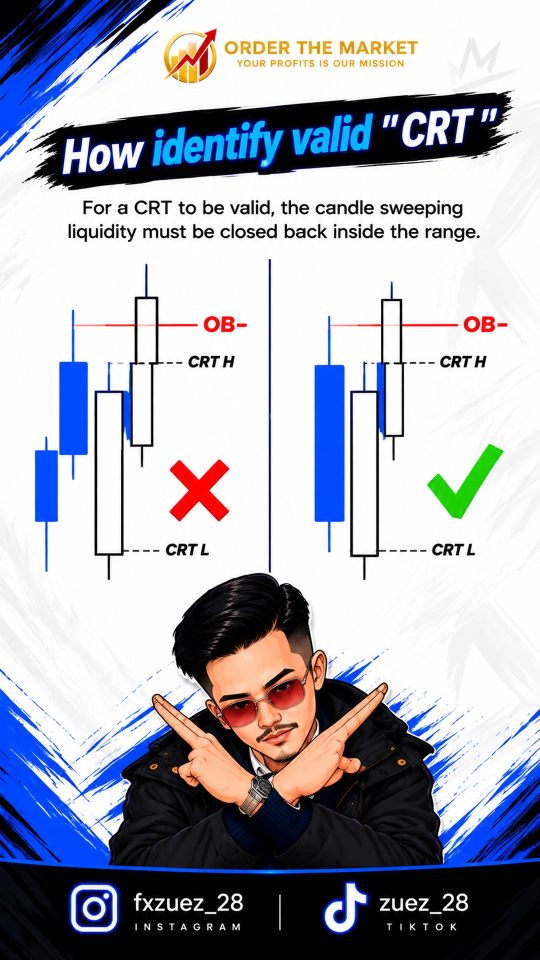
#> input picture otm-crt-video/assets/slides/s3_valid.jpg, 1080 x 1920 px, given in place of s1_cover.jpg, which was not available (shown at 1/2 size); the run also reads 1 picture not shown here
$ python gen.py
#> lines starting #> are read from the running program, lines starting #| are printed output that depends on the picture; after the words box and inside, x2 and y2 are one past the last pixel; in counts of white or black regions, pixels touching at a corner belong together; pictures that were not available may be replaced by others from this repository, and a replacement may not be noted
"""Builds the OTM CRT film: cuts each slide into animated layers, writes the scene compositions and index.html,
and writes the sound cue list (work/cues.json) that mix.py turns into assets/audio/sfx.wav.

Run from anywhere: python3 work/gen.py  (paths are relative to this file's project root)
"""
import json, math, os
import numpy as np
import cv2
from PIL import Image

ROOT = os.path.dirname(os.path.dirname(os.path.abspath(__file__)))
W, H = 1080, 1920
BLUE = "#1f5cff"

# --- the film ---------------------------------------------------------------------------------------------------
# layer: (name, kind, rects, start)   kinds: slam wipe wipeslow grow stamp rise pop
# rects are (x0, y0, x1, y1) in 1080x1920; a later layer owns the pixels it shares with an earlier one.
SCENES = [
    dict(id="s1", slide="s1_cover", dur=4.6, enter="none", exit="dive", dive=(595, 655),
         layers=[("title", "slam", [(50, 110, 960, 405)], 0.0),
                 ("sub", "wipe", [(200, 405, 880, 478)], 0.35),
                 ("key", "wipe", [(420, 500, 820, 548)], 0.55),
                 ("chart", "wipeslow", [(0, 548, 1080, 1640)], 0.6),
                 ("crt3", "stamp", [(470, 555, 900, 945)], 1.1),
                 ("char", "rise", [(330, 945, 930, 1755), (520, 860, 600, 945)], 1.35)],
         sparks=["crt3"], highlight=None),
    dict(id="s2", slide="s2_what", dur=5.8, enter="zoom", exit="glitch", dive=(615, 790),
         layers=[("title", "slam", [(55, 180, 1065, 425)], 0.15),
                 ("char", "rise", [(0, 1075, 430, 1665), (430, 1300, 670, 1665)], 0.45),
                 ("l1", "wipe", [(40, 440, 1040, 505)], 0.6),
                 ("l2", "wipe", [(40, 505, 1040, 562)], 0.75),
                 ("l3", "wipe", [(40, 562, 1040, 628)], 0.9),
                 ("c1", "grow", [(420, 720, 560, 1305)], 1.3),
                 ("c2", "grow", [(555, 640, 675, 945)], 1.55),
                 ("c3", "grow", [(675, 770, 805, 1435)], 1.8),
                 ("crth", "wipe", [(470, 715, 1040, 760)], 2.15),
                 ("crtl", "wipe", [(470, 1280, 1040, 1325)], 2.35)],
         sparks=[], highlight=dict(kind="ellipse", cx=615, cy=700, rx=78, ry=100, t=2.75, color="#ff2d3d")),
    dict(id="s3", slide="s3_valid", dur=5.8, enter="zoom", exit="whipL", dive=(750, 790),
         layers=[("title", "slam", [(35, 170, 1060, 405)], 0.15),
                 ("char", "rise", [(170, 1180, 1020, 1738)], 0.45),
                 ("t1", "wipe", [(90, 408, 975, 462)], 0.6),
                 ("t2", "wipe", [(90, 462, 975, 514)], 0.75),
                 ("dl", "grow", [(70, 612, 520, 1212)], 1.1),
                 ("dr", "grow", [(520, 535, 1045, 1212)], 1.45),
                 ("x", "stamp", [(338, 935, 460, 1060)], 2.0),
                 ("ok", "stamp", [(845, 920, 995, 1065)], 2.45)],
         sparks=["x", "ok"], highlight=None),
    dict(id="s4", slide="s4_power3", dur=6.2, enter="whipL", exit="dive", dive=(550, 900),
         layers=[("title", "slam", [(35, 195, 1065, 410)], 0.15),
                 ("char", "rise", [(0, 1150, 560, 1700)], 0.45),
                 ("t1", "wipe", [(70, 438, 1015, 500)], 0.6),
                 ("p3", "stamp", [(260, 498, 830, 598)], 0.95),
                 ("st1", "grow", [(80, 705, 495, 1150), (365, 1150, 495, 1315)], 1.5),
                 ("st2", "grow", [(495, 625, 955, 998)], 2.0),
                 ("st3", "grow", [(612, 858, 1055, 1415)], 2.5)],
         sparks=["p3"], highlight=None),
    dict(id="s5", slide="s5_theory", dur=6.2, enter="zoom", exit="glitch", dive=(450, 1270),
         layers=[("title", "slam", [(35, 180, 1065, 412)], 0.15),
                 ("char", "rise", [(630, 1120, 1080, 1700)], 0.45),
                 ("b1", "wipe", [(50, 415, 1075, 546)], 0.6),
                 ("b2", "wipe", [(50, 546, 1075, 616)], 0.85),
                 ("b3", "wipe", [(50, 616, 1075, 750)], 1.1),
                 ("b4", "wipe", [(50, 750, 1075, 892)], 1.35),
                 ("diag", "grow", [(160, 915, 750, 1635)], 1.75)],
         sparks=[], highlight=dict(kind="underline", x0=500, x1=885, y=822, t=2.4, color=BLUE)),
    dict(id="s6", slide="s6_time", dur=6.2, enter="zoom", exit="whipU", dive=(500, 1295),
         layers=[("title", "slam", [(35, 180, 1045, 410)], 0.15),
                 ("char", "rise", [(585, 1125, 1080, 1700)], 0.45),
                 ("sub", "wipe", [(90, 412, 990, 498)], 0.6),
                 ("fx", "stamp", [(50, 525, 390, 608)], 0.9),
                 ("fxl", "wipe", [(100, 605, 945, 728)], 1.1),
                 ("ix", "stamp", [(50, 770, 1025, 858)], 1.45),
                 ("ixl", "wipe", [(100, 855, 965, 922)], 1.65),
                 ("note", "wipe", [(50, 960, 1030, 1098)], 1.9),
                 ("ic1", "pop", [(85, 1165, 355, 1425)], 2.3),
                 ("ic2", "pop", [(365, 1165, 600, 1425)], 2.55)],
         sparks=["fx", "ix"], highlight=None),
    dict(id="s7", slide="s7_turtle", dur=6.2, enter="whipU", exit="dive", dive=(500, 540),
         layers=[("title", "slam", [(80, 180, 1065, 410)], 0.15),
                 ("char", "rise", [(605, 1135, 1080, 1700)], 0.45),
                 ("diag", "grow", [(290, 405, 905, 1188)], 0.8),
                 ("sweep", "stamp", [(392, 492, 612, 592)], 1.45),
                 ("b1", "wipe", [(50, 1186, 615, 1248)], 1.85),
                 ("b2", "wipe", [(50, 1248, 615, 1308)], 2.0),
                 ("b3", "wipe", [(50, 1308, 615, 1368)], 2.15),
                 ("b4", "wipe", [(50, 1368, 615, 1486)], 2.3),
                 ("b5", "wipe", [(50, 1486, 645, 1552)], 2.45)],
         sparks=["sweep"], highlight=None),
    dict(id="s8", slide="s8_tf", dur=6.6, enter="zoom", exit="dive", dive=(360, 1490),
         layers=[("title", "slam", [(50, 155, 1065, 378)], 0.15),
                 ("char", "rise", [(540, 1185, 1080, 1698)], 0.45),
                 ("th", "wipe", [(125, 382, 955, 474)], 0.6),
                 ("r1", "wipe", [(125, 474, 955, 549)], 0.8),
                 ("r2", "wipe", [(125, 549, 955, 624)], 0.95),
                 ("r3", "wipe", [(125, 624, 955, 702)], 1.1),
                 ("r4", "wipe", [(125, 702, 955, 779)], 1.25),
                 ("r5", "wipe", [(125, 779, 955, 855)], 1.4),
                 ("r6", "wipe", [(125, 855, 955, 935)], 1.55),
                 ("seq", "wipe", [(25, 955, 1075, 1028)], 1.85),
                 ("i1", "wipe", [(90, 1028, 600, 1082)], 2.05),
                 ("i2", "wipe", [(90, 1082, 600, 1130)], 2.15),
                 ("i3", "wipe", [(90, 1130, 600, 1178)], 2.25),
                 ("i4", "wipe", [(90, 1178, 600, 1226)], 2.35),
                 ("i5", "wipe", [(90, 1226, 600, 1275)], 2.45),
                 ("mini", "grow", [(120, 1275, 560, 1698)], 2.75)],
         sparks=[], highlight=dict(kind="box", x0=125, y0=474, x1=955, y1=549, t=3.1, color="#ff2d3d")),
]
END = dict(id="end", dur=4.0)

VO_DURS = f"{ROOT}/work/vo/durs.json"
if os.path.exists(VO_DURS):
    _d = json.load(open(VO_DURS))
    for sc in SCENES:
        vo = _d[sc["id"]]
        sc["vo_start"] = 0.15 if sc["id"] == "s1" else 0.35
        sc["dur"] = round(math.ceil((sc["vo_start"] + vo + 0.75) * 10) / 10, 1)
        # spread the build across the line: the last piece lands at about 65% of the voice
        late = [l[3] for l in sc["layers"] if l[3] > 0.45]
        if late:
            k = max(1.0, (sc["vo_start"] + 0.85 * vo - 0.45) / (max(late) - 0.45))
            sc["layers"] = [(n, kd, r, t if t <= 0.45 else round(0.45 + (t - 0.45) * k, 2)) for n, kd, r, t in sc["layers"]]
            if sc.get("highlight"):
                sc["highlight"]["t"] = round(min(0.45 + (sc["highlight"]["t"] - 0.45) * k, sc["dur"] - 1.6), 2)
    END["vo_start"] = 0.3
    END["dur"] = round(max(4.0, 0.3 + _d["end"] + 2.2), 1)

SPARK_COLOR = {"x": "#ff2d3d", "ok": "#22c55e", "sweep": "#ff6b8a", "fx": "#ff2d3d", "ix": "#ff2d3d"}

# --- cutting the slides ---------------------------------------------------------------------------------------------
def rect_mask(rects):
    m = np.zeros((H, W), bool)
    for x0, y0, x1, y1 in rects:
        m[max(0, y0):min(H, y1), max(0, x0):min(W, x1)] = True
    return m

def cut(scene):
    img = np.array(Image.open(f"{ROOT}/assets/slides/{scene['slide']}.jpg").convert("RGB"))
#> img is the input picture: shape (1920, 1080, 3); mean R, G, B 169.1, 171.2, 183.4
    layers = scene["layers"]
    owned_later = np.zeros((H, W), bool)
    out = {}
    for name, kind, rects, t in reversed(layers):           # later layers own shared pixels
        m = rect_mask(rects) & ~owned_later
        owned_later |= rect_mask(rects)
        ys, xs = np.where(m)
        x0, x1, y0, y1 = xs.min(), xs.max() + 1, ys.min(), ys.max() + 1
        rgba = np.zeros((y1 - y0, x1 - x0, 4), np.uint8)
        rgba[..., :3] = img[y0:y1, x0:x1]
        rgba[..., 3] = m[y0:y1, x0:x1] * 255
        Image.fromarray(rgba).save(f"{ROOT}/assets/layers/{scene['id']}_{name}.png", optimize=True)
        out[name] = (int(x0), int(y0), int(x1 - x0), int(y1 - y0))
#> this loop made 6 passes
#> pass 1, in cut, `Image.fromarray(rgba).save(f"{ROOT}/assets/layers/{scene['id']}_{name}..`:
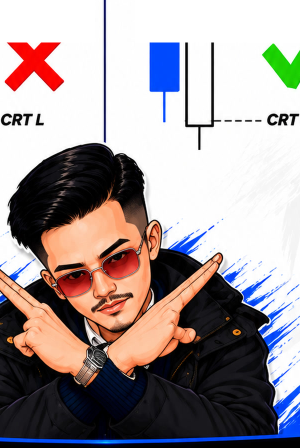
#> saved as s1_char.png: PIL image 600x895 RGBA (shown at 1/2 size); mean R, G, B, A 158, 147.9, 150.6, 234; transparent parts drawn white
#> pass 2, in cut, `Image.fromarray(rgba).save(f"{ROOT}/assets/layers/{scene['id']}_{name}..`:
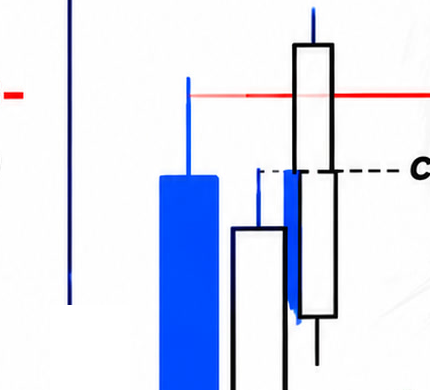
#> saved as s1_crt3.png: PIL image 430x390 RGBA; mean R, G, B, A 220.2, 225.6, 243, 244.7; transparent parts drawn white
#> after the loop:
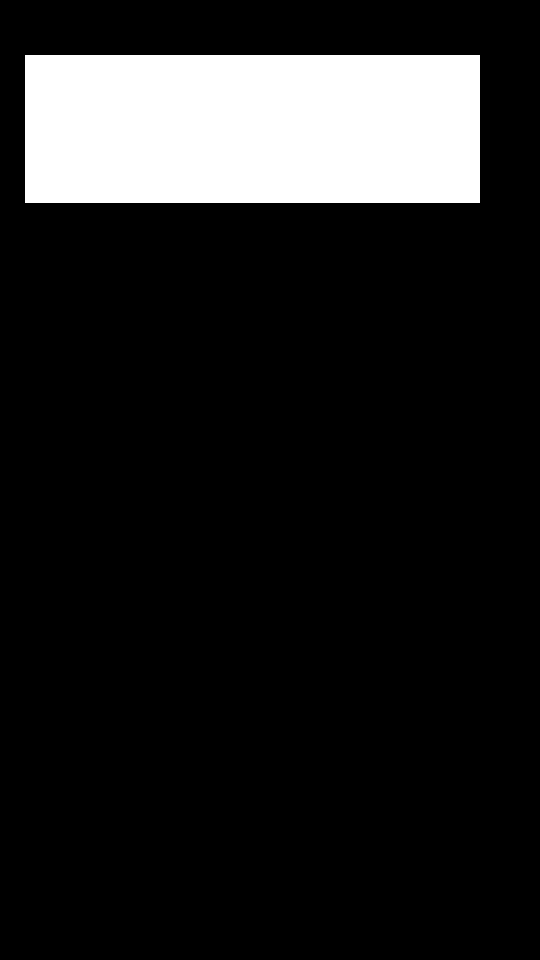
#> m: shape (1920, 1080) bool (shown at 1/2 size); 12.9% white; 1 white region, box (x1, y1, x2, y2) and area: (50, 110, 960, 405) 268450
#> after the loop:
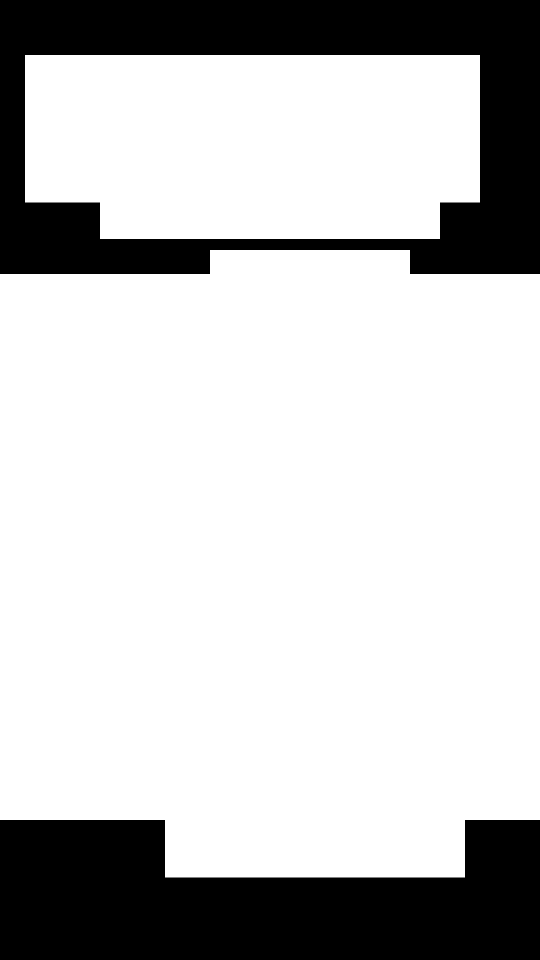
#> owned_later: shape (1920, 1080) bool (shown at 1/2 size); 76.5% white; 2 black regions, box (x1, y1, x2, y2) and area: (0, 0, 1080, 548) 254550, (0, 1640, 1080, 1920) 233400
#> after the loop:
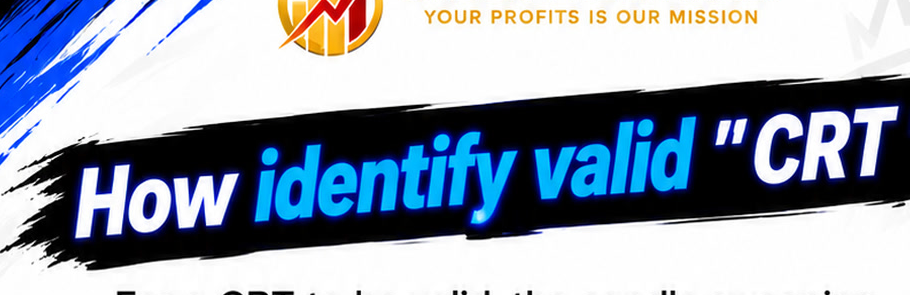
#> rgba: shape (295, 910, 4); mean R, G, B, A 147.5, 159.3, 175, 255
#> after the loop, out = {'char': (330, 860, 600, 895), 'crt3': (470, 555, 430, 390), 'chart': (0, 548, 1080, 1092), 'key': (420, 500, 400, 48), 'sub': (200, 405, 680, 73), 'title': (50, 110, 910, 295)}
    # the plate: the slide with every layer's area painted out (inpainted at half size, then pasted back)
    # the slides' content ground is a light grey paper: fill with its median colour plus a faint fixed grain
    light = img[(img.min(axis=2) > 225) & ~owned_later]
    base = np.median(light, axis=0) if len(light) else np.array([246, 247, 249])
#> base = [254, 254, 254]
#> (the rest of the program and of its run is left out)
